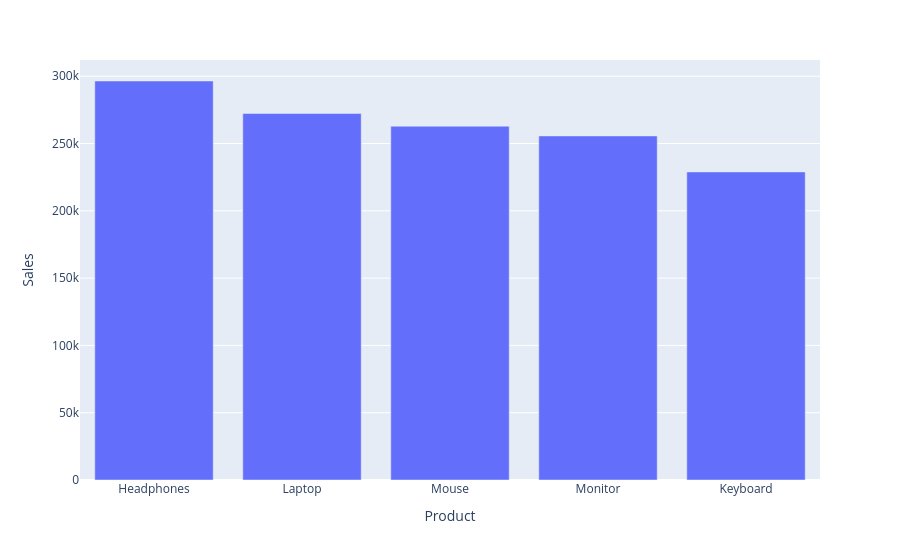

Notebook code for this chart:
### Code cell
fig.show()

### Figure 1 — Plotly figure (JSON) as saved in the notebook; plotly's stock layout.template omitted (floating-point values rounded to 4 significant figures)
{"data": [{"hovertemplate": "Product=%{x}<br>Sales=%{y}<extra></extra>", "legendgroup": "", "marker": {"color": "#636efa", "pattern": {"shape": ""}}, "name": "", "orientation": "v", "showlegend": false, "textposition": "auto", "type": "bar", "x": ["Headphones", "Laptop", "Mouse", "Monitor", "Keyboard"], "xaxis": "x", "y": [296452, 272296, 262878, 255635, 228904], "yaxis": "y"}], "layout": {"barmode": "relative", "legend": {"tracegroupgap": 0}, "margin": {"t": 60}, "xaxis": {"anchor": "y", "domain": [0.0, 1.0], "title": {"text": "Product"}}, "yaxis": {"anchor": "x", "domain": [0.0, 1.0], "title": {"text": "Sales"}}}}
